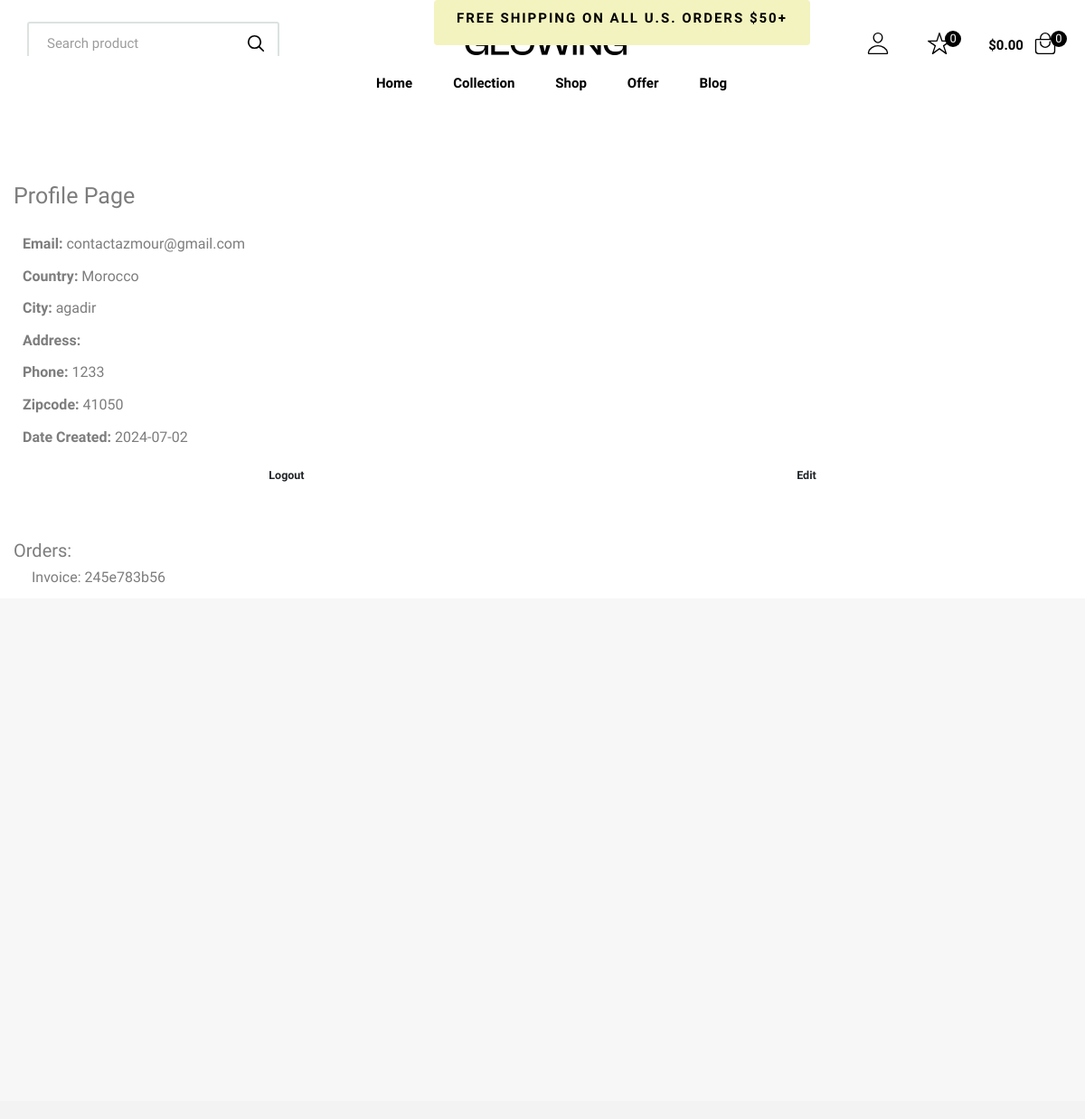
Page /customer/profile (signed in) on the committed database.
### beautyHaven/customers/models.py (models this page shows, shortened)
class Register(db.Model, UserMixin):
    id: Mapped[int] = mapped_column(Integer, primary_key=True)
    name: Mapped[str] = mapped_column(String(60), nullable=False)
    email: Mapped[str] = mapped_column(String(120), unique=True)
    password: Mapped[str] = mapped_column(String(60), nullable=False)
    country: Mapped[str] = mapped_column(String(120), nullable=False, default='Morocco')
    city: Mapped[str] = mapped_column(String(120), unique=False)
    addresse: Mapped[str] = mapped_column(String(120), unique=False)
    phone: Mapped[str] = mapped_column(String(120), unique=False)
    zipcode: Mapped[str] = mapped_column(String(120), unique=False)
    phone: Mapped[str] = mapped_column(String(120), unique=False)
    profile: Mapped[str] = mapped_column(String(120), unique=False, default='profile.jpg',nullable=True)
    date_created: Mapped[datetime] = mapped_column(DateTime, default=func.now())

class CustomerOrder(db.Model):
    id: Mapped[int] = mapped_column(Integer, primary_key=True)
    invoice: Mapped[str] = mapped_column(String(60), nullable=False)
    status: Mapped[str] = mapped_column(String(120), default='Pending')
    customer_id: Mapped[int] = mapped_column(Integer, nullable=False)
    date_created: Mapped[datetime] = mapped_column(DateTime, default=func.now())
    orders: Mapped[dict] = mapped_column(JsonEncodedDict)

### beautyHaven/customers/routes.py (the view)
@app.route('/customer/profile')
@login_required
def profile():
    orders = CustomerOrder.query.filter_by(customer_id=current_user.id).all()
    has_orders = len(orders) > 0
    invoices = [order.invoice for order in orders] if has_orders else []
    return render_template('customer/profile.html', user=current_user, has_orders=has_orders, invoices=invoices)

### beautyHaven/customers/models.py (called while the page is built)
@login_manager.user_loader
def user_loader(user_id):
    return Register.query.get(user_id)

    def process_result_value(self, value, dialect):
        if value is None:
            return {}
        else:
            return json.loads(value)

### beautyHaven/templates/customer/profile.html (shortened to what this page needs)
{% extends 'base.html' %}
{% block content %}
    <div class="container pt-5">
        <div class="bg-white my-5">
            <h1 class="mt-4 mb-4">Profile Page</h1>
            <div class="card-body p-3">
                <p><strong>Email:</strong> {{ user.email }}</p>
                <p><strong>Country:</strong> {{ user.country }}</p>
                <p><strong>City:</strong> {{ user.city }}</p>
                <p><strong>Address:</strong> {{ user.address }}</p>
                <p><strong>Phone:</strong> {{ user.phone }}</p>
                <p><strong>Zipcode:</strong> {{ user.zipcode }}</p>
                <p><strong>Date Created:</strong> {{ user.date_created.strftime('%Y-%m-%d') }}</p>
                <p class="d-flex justify-content-around"><a href="{{ url_for('customer_logout') }}" class="w-25 btn btn-lg sub">Logout</a><a href="" class="w-25 btn btn-lg sub">Edit</a></p>
            </div>
        </div>
        {% if has_orders %}
            <h2>Orders:</h2>
            <ul>
                {% for invoice in invoices %}
                <li><a href="{{ url_for('order_success', invoice=invoice) }}">Invoice: {{ invoice }}</a></li>
                {% endfor %}
            </ul>
        {% endif %}
    </div>
{% endblock %}

### beautyHaven/static/css/anime.css (style rules this page uses)
:root { --animate-duration:1s;--animate-delay:1s;--animate-repeat:1 }

### beautyHaven/static/css/style.css (style rules this page uses)
body, html { margin: 0; padding: 0; font-family: "Josefin Sans", sans-serif; scroll-behavior: smooth; background-color: #f3f3f3; }
ul { list-style: none; }
a { text-decoration: none; }
.card-body { padding: 0; }

### beautyHaven/static/assets/css/style.css (style rules this page uses)
:root { --hoockers-green_20: hsl(148, 20%, 38%, 0.2); --pale-spring-bud: hsl(60, 68%, 85%); --hoockers-green: hsl(148, 20%, 38%); --spanish-gray: hsl(0, 0%, 61%); --light-gray: hsl(0, 0%, 80%); --cultured-1: hsl(0, 0%, 97%); --cultured-2: hsl(60, 6%, 93%); --gray-web: hsl(0, 0%, 49%); --white_30: hsl(0, 0%, 100%, 0.3); --black_70: hsla(0, 0%, 0%, 0.7); --black_50: hsla(0, 0%, 0%, 0.5); --black_15: hsla(0, 0%, 0%, 0.15); --black_10: hsla(0, 0%, 0%, 0.1); --black_5: hsla(0, 0%, 0%, 0.05); --white: hsl(0, 0%, 100%); --black: hsl(0, 0%, 0%); --gradient: linear-gradient(to right, transparent 50%, var(--white_30) 100%); --ff-urbanist: 'Urbanist', sans-serif; --fs-1: 4.8rem; --fs-2: 4rem; --fs-3: 3.4rem; --fs-4: 2.4rem; --fs-5: 2rem; --fs-6: 1.8rem; --fs-7: 1.5rem; --fs-8: 1.4rem; --fs-9: 1.3rem; --fw-400: 400; --fw-500: 500; --fw-600: 600; --fw-700: 700; --fw-800: 800; --section-padding: 35px; --shadow-1: 0 8px 16px var(--black_15); --shadow-2: 0 4px 10px var(--black_5); --radius-3: 3px; --transition-1: 0.25s ease; --transition-2: 0.5s ease; --transition-3: 1s ease; --cubic-in: cubic-bezier(0.51, 0.03, 0.64, 0.28); --cubic-out: cubic-bezier(0.33, 0.85, 0.4, 0.96); }
*, *::before, *::after { margin: 0; padding: 0; box-sizing: border-box; }
li { list-style: none; }
a, img, span, input, button, ion-icon { display: block; }
a { text-decoration: none; color: inherit; }
html { font-family: var(--ff-urbanist); font-size: 10px; scroll-behavior: smooth; }
body { background-color: var(--white); color: var(--gray-web); font-size: 1.6rem; font-weight: var(--fw-500); line-height: 1.6; }
.container { padding-inline: 15px; }
.btn { font-weight: var(--fw-600); max-width: max-content; padding: 10px 30px; border-radius: var(--radius-3); transition: var(--transition-1); }
@media (min-width: 575px) { .container { max-width: 540px; width: 100%; margin-inline: auto; } }
@media (min-width: 768px) { :root { --fs-1: 5.6rem; } }
@media (min-width: 768px) { .container { max-width: 730px; } }
@media (min-width: 992px) { :root { --section-padding: 50px; } }
@media (min-width: 992px) { .container { max-width: 960px; } }
@media (min-width: 1200px) { .container { max-width: 1300px; } }

### rows in the picture
Register: email "contactazmour@gmail.com", country "Morocco", city "agadir", phone "1233", zipcode "41050", date_created "2024-07-02"
CustomerOrder: invoice "245e783b56"
